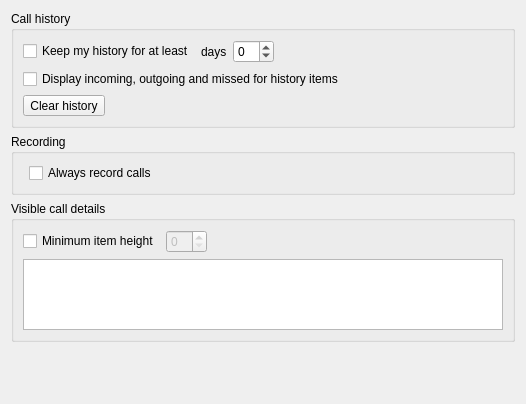
<?xml version="1.0" encoding="UTF-8"?>
<ui version="4.0">
 <class>DlgGeneralBase</class>
 <widget class="QWidget" name="DlgGeneralBase">
  <property name="geometry">
   <rect>
    <x>0</x>
    <y>0</y>
    <width>525</width>
    <height>404</height>
   </rect>
  </property>
  <property name="windowTitle">
   <string notr="true">Form</string>
  </property>
  <layout class="QVBoxLayout" name="verticalLayout">
   <item>
    <widget class="QGroupBox" name="groupBox1_history_2">
     <property name="sizePolicy">
      <sizepolicy hsizetype="Preferred" vsizetype="Fixed">
       <horstretch>0</horstretch>
       <verstretch>0</verstretch>
      </sizepolicy>
     </property>
     <property name="title">
      <string>Call history</string>
     </property>
     <layout class="QGridLayout" name="gridLayout_2">
      <item row="0" column="0">
       <widget class="QWidget" name="widget_historyCapacity_2" native="true">
        <layout class="QHBoxLayout" name="horizontalLayout_11">
         <property name="margin">
          <number>0</number>
         </property>
         <item>
          <widget class="QCheckBox" name="kcfg_enableHistory">
           <property name="text">
            <string>Keep my history for at least</string>
           </property>
          </widget>
         </item>
         <item>
          <widget class="QLabel" name="label">
           <property name="sizePolicy">
            <sizepolicy hsizetype="Preferred" vsizetype="Preferred">
             <horstretch>0</horstretch>
             <verstretch>0</verstretch>
            </sizepolicy>
           </property>
           <property name="text">
            <string>days</string>
           </property>
          </widget>
         </item>
         <item>
          <widget class="KIntSpinBox" name="kcfg_historyMax">
           <property name="sizePolicy">
            <sizepolicy hsizetype="Preferred" vsizetype="Fixed">
             <horstretch>0</horstretch>
             <verstretch>0</verstretch>
            </sizepolicy>
           </property>
           <property name="minimum">
            <number>-8</number>
           </property>
          </widget>
         </item>
         <item>
          <spacer name="horizontalSpacer">
           <property name="orientation">
            <enum>Qt::Horizontal</enum>
           </property>
           <property name="sizeHint" stdset="0">
            <size>
             <width>40</width>
             <height>20</height>
            </size>
           </property>
          </spacer>
         </item>
        </layout>
       </widget>
      </item>
      <item row="1" column="0">
       <widget class="QCheckBox" name="kcfg_displayHistoryStatus">
        <property name="text">
         <string>Display incoming, outgoing and missed for history items</string>
        </property>
       </widget>
      </item>
      <item row="2" column="0">
       <widget class="QToolButton" name="toolButton_historyClear">
        <property name="text">
         <string>Clear history</string>
        </property>
       </widget>
      </item>
     </layout>
    </widget>
   </item>
   <item>
    <widget class="QGroupBox" name="groupBox2_connection_2">
     <property name="sizePolicy">
      <sizepolicy hsizetype="Preferred" vsizetype="Fixed">
       <horstretch>0</horstretch>
       <verstretch>0</verstretch>
      </sizepolicy>
     </property>
     <property name="title">
      <string>Recording</string>
     </property>
     <layout class="QFormLayout" name="formLayout_13">
      <property name="fieldGrowthPolicy">
       <enum>QFormLayout::ExpandingFieldsGrow</enum>
      </property>
      <item row="0" column="1">
       <widget class="QWidget" name="widget_SIPPort_2" native="true">
        <property name="minimumSize">
         <size>
          <width>50</width>
          <height>0</height>
         </size>
        </property>
        <layout class="QHBoxLayout" name="horizontalLayout_9">
         <property name="margin">
          <number>0</number>
         </property>
         <item>
          <widget class="QCheckBox" name="m_pAlwaysRecordCK">
           <property name="text">
            <string>Always record calls</string>
           </property>
          </widget>
         </item>
         <item>
          <widget class="QLabel" name="label_WarningSIPPort">
           <property name="enabled">
            <bool>false</bool>
           </property>
           <property name="text">
            <string/>
           </property>
          </widget>
         </item>
        </layout>
       </widget>
      </item>
     </layout>
    </widget>
   </item>
   <item>
    <widget class="QGroupBox" name="groupBox">
     <property name="title">
      <string>Visible call details</string>
     </property>
     <layout class="QGridLayout" name="gridLayout">
      <item row="1" column="0" colspan="2">
       <widget class="QListWidget" name="m_pDetailsList"/>
      </item>
      <item row="0" column="0" colspan="2">
       <layout class="QHBoxLayout" name="horizontalLayout">
        <item>
         <widget class="QCheckBox" name="kcfg_limitMinimumRowHeight">
          <property name="text">
           <string>Minimum item height</string>
          </property>
         </widget>
        </item>
        <item>
         <widget class="QSpinBox" name="kcfg_minimumRowHeight">
          <property name="enabled">
           <bool>false</bool>
          </property>
         </widget>
        </item>
        <item>
         <spacer name="horizontalSpacer_2">
          <property name="orientation">
           <enum>Qt::Horizontal</enum>
          </property>
          <property name="sizeHint" stdset="0">
           <size>
            <width>40</width>
            <height>20</height>
           </size>
          </property>
         </spacer>
        </item>
       </layout>
      </item>
     </layout>
    </widget>
   </item>
   <item>
    <spacer name="verticalSpacer_configGeneral_2">
     <property name="orientation">
      <enum>Qt::Vertical</enum>
     </property>
     <property name="sizeHint" stdset="0">
      <size>
       <width>504</width>
       <height>171</height>
      </size>
     </property>
    </spacer>
   </item>
  </layout>
 </widget>
 <customwidgets>
  <customwidget>
   <class>KIntSpinBox</class>
   <extends>QSpinBox</extends>
   <header>knuminput.h</header>
  </customwidget>
 </customwidgets>
 <resources>
  <include location="../qrc/resources.qrc"/>
 </resources>
 <connections>
  <connection>
   <sender>kcfg_limitMinimumRowHeight</sender>
   <signal>clicked(bool)</signal>
   <receiver>kcfg_minimumRowHeight</receiver>
   <slot>setEnabled(bool)</slot>
   <hints>
    <hint type="sourcelabel">
     <x>131</x>
     <y>213</y>
    </hint>
    <hint type="destinationlabel">
     <x>203</x>
     <y>214</y>
    </hint>
   </hints>
  </connection>
 </connections>
</ui>
